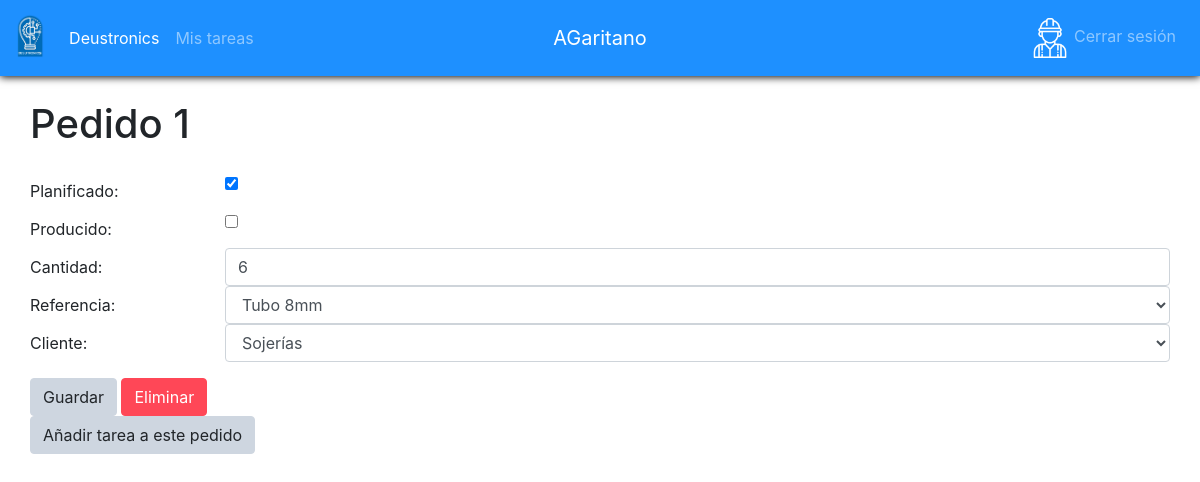
Before: /pedido/1/ (signed in) with the older database file.
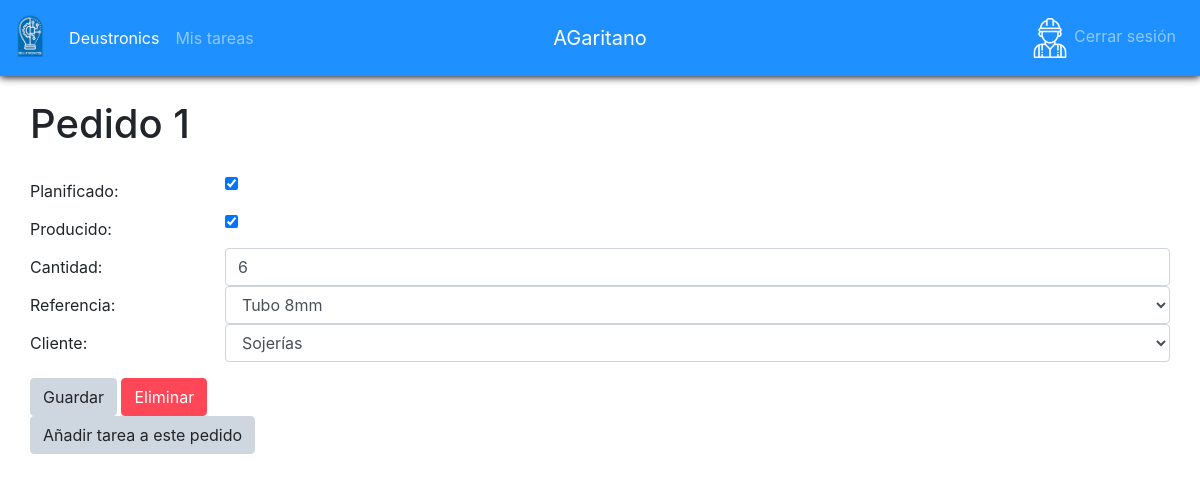
After: the same page with the newer database file.
### app/models.py (models this page shows, shortened)
class Pedido(models.Model):
    planificado = models.BooleanField()
    producido = models.BooleanField()
    cantidad = models.IntegerField()
    catalogo = models.ForeignKey(
        Catalogo, on_delete=models.SET_NULL, null=True)
    cliente = models.ForeignKey(Cliente, on_delete=models.SET_NULL, null=True)
    importe=models.FloatField()

class Catalogo(models.Model):
    descripcion = models.CharField(max_length=250)
    nombre = models.CharField(max_length=100, default="NombreDefault")
    precio = models.FloatField(default = 0.0)

class Cliente(models.Model):
    nombre = models.CharField(max_length=100)
    usuario = models.ForeignKey(User, on_delete=models.CASCADE,unique=True)
    def __str__(self):
       return self.nombre

### app/views.py (the view, shortened to what this page needs)
# urls.py: path('pedido/<int:pk>/', login_required(views.PedidoDetailView.as_view()), name='pedido_detalle'),
class PedidoDetailView(DetailView):
    model = Pedido
    template_name = 'pedido_detalle.html'
    def get_context_data(self, **kwargs):
        context = super(PedidoDetailView, self).get_context_data(**kwargs)
        context["clientes"]=Cliente.objects.all()
        context["productos"]=Catalogo.objects.all()
        return context

### app/templatetags/sesion_tags.py (called while the page is built)
@register.filter(name='has_group')
def has_group(user, group_name):
    return user.groups.filter(name=group_name).exists()

### app/templates/pedido_detalle.html (shortened to what this page needs)
{%extends 'base.html'%} {% block content%}
<div class="mt-2">
  <h1>
    Pedido {{pedido.id}}
  </h1>
  <form action="{%url 'pedido_detalle' pedido.id %}" method="POST" class="formDetalle">
    <div class="form-group row mt-4">
      <label for="pedidoPlanificado" class="col-sm-2 col-form-label">Planificado: </label>
      <div class="col-sm-10">
        <input type="checkbox" name="pedidoPlanificado" id="" {% if pedido.planificado %} checked{% endif %} />
      </div>
      <label for="pedidoProducido" class="col-sm-2 col-form-label">Producido: </label>
      <div class="col-sm-10">
        <input type="checkbox" name="pedidoProducido" id="" {% if pedido.producido %} checked{% endif %} />
      </div>
      <label for="pedidoCantidad" class="col-sm-2 col-form-label">Cantidad: </label>
      <div class="col-sm-10">
        <input type="text" class="form-control" id="pedidoCantidad" name="pedidoCantidad" value="{{pedido.cantidad}}" />
      </div>
      <label for="pedidoReferencia" class="col-sm-2 col-form-label">Referencia: </label>
      <div class="col-sm-10">
        <select name="pedidoReferencia" id="" class="form-control">
          {%for prod in productos%}
          <option value="{{prod.id}}" {% if pedido.catalogo.id == prod.id %} selected {%endif%}> {{prod.nombre}}
          </option>
          {%endfor%}
        </select>
      </div>
      <label for="pedidoCliente" class="col-sm-2 col-form-label">Cliente: </label>
      <div class="col-sm-10">
        <select name="pedidoCliente" id="" class="form-control">
          {%for cl in clientes%}
          <option value="{{cl.id}}" {% if pedido.cliente.id == cl.id %} selected {%endif%}>{{cl.nombre}} </option>
          {%endfor%}
        </select>
      </div>
    </div>
    <input type="submit" class="btn btn-secondary" value="Guardar" />
  </form>
  <form action="{%url 'pedido_delete' %}" method="POST" class="formDetalle">
    <input type="submit" class="btn btn-danger" value="Eliminar">
  </form>
  <form action="{%url 'tarea_create' %}" method="POST" class="formTareaDesdePedido">
    <input type="submit" class="btn btn-secondary" value="Añadir tarea a este pedido">
  </form>
</div>
{%endblock%}

Changed rows visible on the page:
changed Pedido "Tubo 8mm": producido "☐" → "☑"
